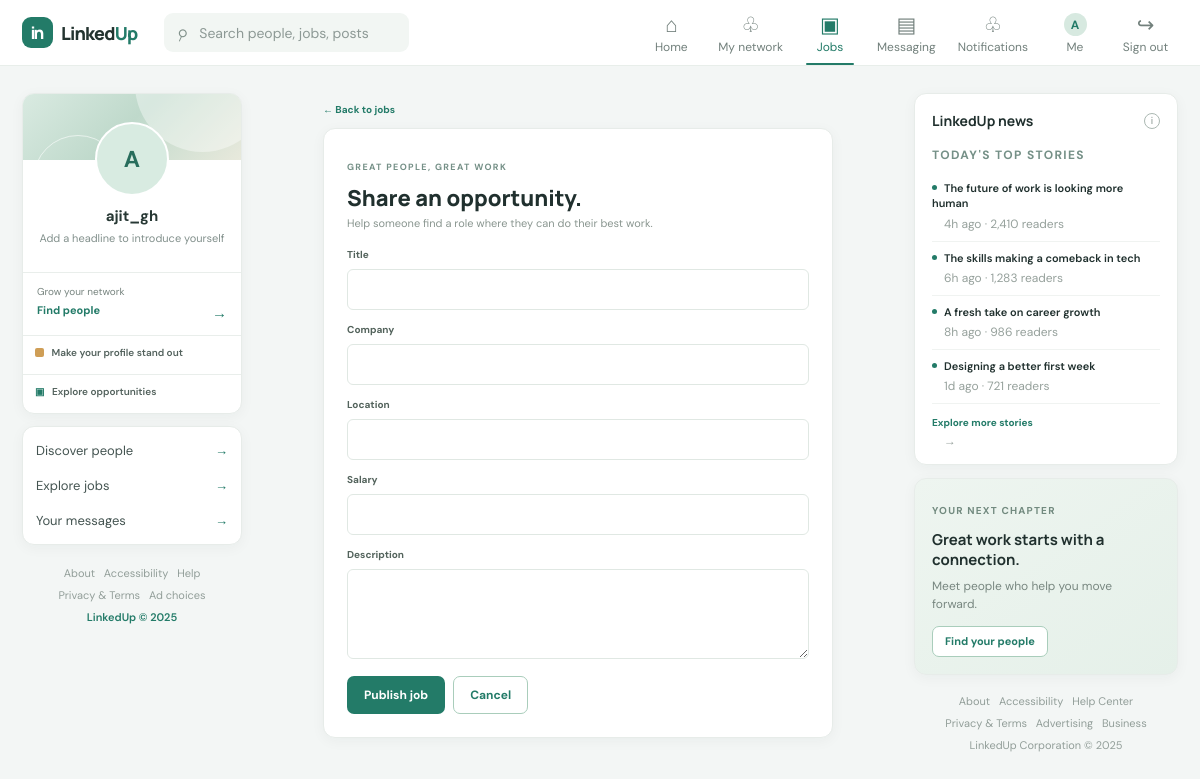
Screenshot of /jobs/create/ (signed in) with the database file from the repository.
### accounts/models.py (models this page shows)
class User(AbstractUser):
    email = models.EmailField(unique=True)
    profile_picture = models.ImageField(
        upload_to="profiles/",
        blank=True,
        null=True
    )
    resume = models.FileField(
        "CV or resume",
        upload_to="resumes/",
        blank=True,
        validators=[FileExtensionValidator(allowed_extensions=["pdf", "doc", "docx"])],
        help_text="PDF, DOC, or DOCX",
    )
    headline = models.CharField(max_length=255, blank=True)
    bio = models.TextField(blank=True)
    location = models.CharField(max_length=255, blank=True)
    website = models.URLField(blank=True)
    USERNAME_FIELD = "email"
    REQUIRED_FIELDS = ["username"]

### jobs/views.py (the view)
# urls.py: path("jobs/create/", job_views.create_job, name="create-job"),
@login_required
def create_job(request):
    form = JobForm(request.POST or None)
    if request.method == "POST" and form.is_valid():
        job = form.save(commit=False)
        job.recruiter = request.user
        job.save()
        messages.success(request, "Your job listing has been published.")
        return redirect("jobs")
    return render(request, "jobs/create.html", {"form": form})

### jobs/views.py
class JobForm(forms.ModelForm):
    class Meta:
        model = Job
        fields = ("title", "company", "location", "salary", "description")
        widgets = {"description": forms.Textarea(attrs={"rows": 5})}

### config/context_processors.py (called while the page is built)
def notification_count(request):
    if not request.user.is_authenticated:
        return {"unread_notification_count": 0}
    return {
        "unread_notification_count": request.user.notifications.filter(
            read_at__isnull=True
        ).count()
    }

### templates/jobs/create.html (shortened to what this page needs)
{% extends "base.html" %}
{% block content %}
<div class="form-page"><a class="back-link" href="{% url 'jobs' %}">← Back to jobs</a><section class="card form-panel"><span class="eyebrow">GREAT PEOPLE, GREAT WORK</span><h1>Share an opportunity.</h1><p class="muted">Help someone find a role where they can do their best work.</p><form method="post" class="form-stack">{% csrf_token %}{% for field in form %}<label for="{{ field.id_for_label }}">{{ field.label }}</label>{{ field }}{% if field.errors %}<div class="field-error">{{ field.errors }}</div>{% endif %}{% endfor %}<div class="form-buttons"><button class="button button-primary" type="submit">Publish job</button><a class="button button-outline" href="{% url 'jobs' %}">Cancel</a></div></form></section></div>
{% endblock %}

### templates/base.html (shortened to what this page needs)
{% load static %}
<!doctype html>
<html lang="en">
<head>
  <link rel="stylesheet" href="{% static 'css/app.css' %}">
</head>
<body>
  <header class="topbar">
    <div class="topbar-inner">
      <a class="brand" href="{% url 'feed' %}" aria-label="LinkedUp home"><span class="brand-mark">in</span><span class="brand-word">Linked<span>Up</span></span></a>
      <form class="search-form" action="{% url 'search' %}" method="get">
        <span aria-hidden="true">⌕</span>
        <input type="search" name="q" value="{{ request.GET.q }}" placeholder="Search people, jobs, posts" aria-label="Search">
      </form>
      {% if user.is_authenticated %}
      <nav class="main-nav" aria-label="Main navigation">
        <a class="{% if request.resolver_match.url_name == 'feed' %}active{% endif %}" href="{% url 'feed' %}"><span class="nav-icon">⌂</span><span>Home</span></a>
        <a class="{% if request.resolver_match.url_name == 'connections' %}active{% endif %}" href="{% url 'connections' %}"><span class="nav-icon">♧</span><span>My network</span></a>
        <a class="{% if request.resolver_match.url_name == 'jobs' or request.resolver_match.url_name == 'create-job' %}active{% endif %}" href="{% url 'jobs' %}"><span class="nav-icon">▣</span><span>Jobs</span></a>
        <a class="{% if request.resolver_match.url_name == 'inbox' or request.resolver_match.url_name == 'conversation' %}active{% endif %}" href="{% url 'inbox' %}"><span class="nav-icon">▤</span><span>Messaging</span></a>
        <a class="" href="{% url 'notifications' %}"><span class="nav-icon">♧</span><span>Notifications</span></a>
        <a class="{% if request.resolver_match.url_name == 'my-profile' %}active{% endif %}" href="{% url 'my-profile' %}"><span class="nav-avatar">{% if user.profile_picture %}<img src="{{ user.profile_picture.url }}" alt="">{% else %}{{ user.first_name|default:user.username|first|upper }}{% endif %}</span><span>Me</span></a>
        <form method="post" action="{% url 'logout' %}">{% csrf_token %}<button type="submit"><span class="nav-icon">↪</span><span>Sign out</span></button></form>
      </nav>
      {% endif %}
    </div>
  </header>
  {% if user.is_authenticated %}
  <div class="page-layout">
    <aside class="left-rail">
      <section class="card mini-profile">
        <a href="{% url 'my-profile' %}" class="avatar avatar-large">
          {% if user.profile_picture %}<img src="{{ user.profile_picture.url }}" alt="{{ user.get_full_name }}">{% else %}{{ user.first_name|default:user.username|first|upper }}{% endif %}
        </a>
        <div class="mini-profile-body">
          <a class="strong profile-name" href="{% url 'my-profile' %}">{{ user.get_full_name|default:user.username }}</a>
          <p>{{ user.headline|default:"Add a headline to introduce yourself" }}</p>
        </div>
        <div class="mini-stats"><span>Grow your network</span><a href="{% url 'connections' %}">Find people <b>→</b></a></div>
        <a class="premium-link" href="{% url 'my-profile' %}"><span class="premium-dot"></span> Make your profile stand out</a>
        <a class="saved-link" href="{% url 'jobs' %}"><span>▣</span> Explore opportunities</a>
      </section>
      <section class="card side-links">
        <a href="{% url 'connections' %}">Discover people <span>→</span></a>
        <a href="{% url 'jobs' %}">Explore jobs <span>→</span></a>
        <a href="{% url 'inbox' %}">Your messages <span>→</span></a>
      </section>
      <div class="left-footer">About &nbsp; Accessibility &nbsp; Help<br>Privacy &amp; Terms &nbsp; Ad choices<br><span>LinkedUp © 2025</span></div>
    </aside>
    <main class="main-content">
      {% block content %}{% endblock %}
    </main>
    <aside class="right-rail">
      <section class="card news-card">
        <div class="section-title"><h3>LinkedUp news</h3><span class="info-dot">i</span></div>
        <p class="eyebrow">TODAY'S TOP STORIES</p>
        <a href="{% url 'search' %}?q=work">The future of work is looking more human<span>4h ago · 2,410 readers</span></a>
        <a href="{% url 'search' %}?q=technology">The skills making a comeback in tech<span>6h ago · 1,283 readers</span></a>
        <a href="{% url 'search' %}?q=career">A fresh take on career growth<span>8h ago · 986 readers</span></a>
        <a href="{% url 'search' %}?q=design">Designing a better first week<span>1d ago · 721 readers</span></a>
        <a class="more-news" href="{% url 'search' %}">Explore more stories <span>→</span></a>
      </section>
      <section class="card promo-card">
        <span class="promo-label">YOUR NEXT CHAPTER</span>
        <h3>Great work starts with a connection.</h3>
        <p>Meet people who help you move forward.</p>
        <a class="button button-outline button-small" href="{% url 'connections' %}">Find your people</a>
      </section>
      <div class="right-footer">About &nbsp; Accessibility &nbsp; Help Center<br>Privacy &amp; Terms &nbsp; Advertising &nbsp; Business<br>LinkedUp Corporation © 2025</div>
    </aside>
  </div>
  {% else %}
    {% if messages %}<div class="auth-flash">{% for message in messages %}<div class="flash {{ message.tags }}">{{ message }}</div>{% endfor %}</div>{% endif %}
    {% block auth_content %}{% endblock %}
  {% endif %}
</body>
</html>

### rows the page displays
User: first_name|first "A", get_full_name "ajit_gh", headline "Add a headline to introduce yourself"

### other values shown
{{ field.label }} "Title" "Company" "Location" "Salary" "Description"
